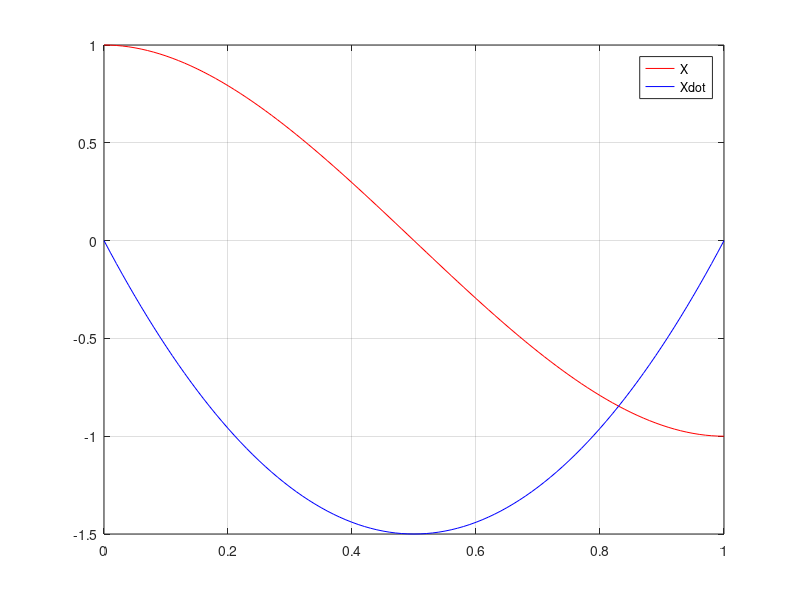
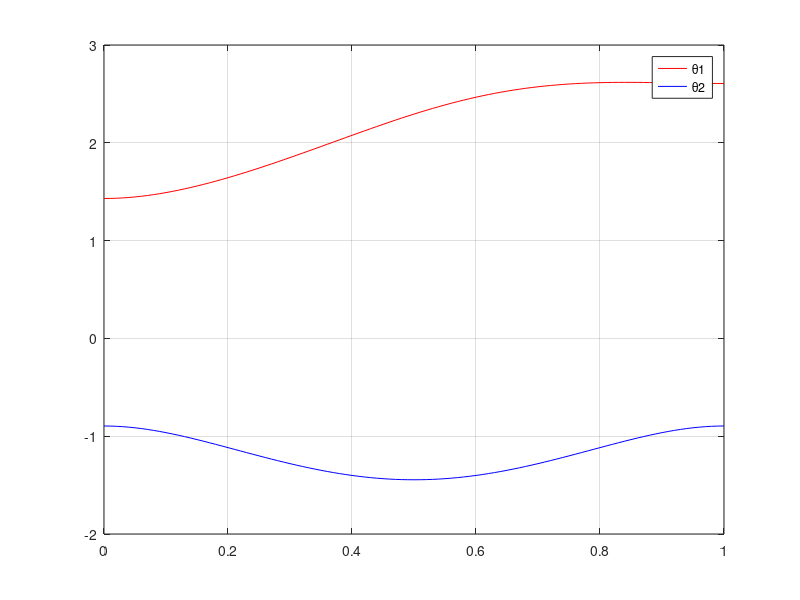
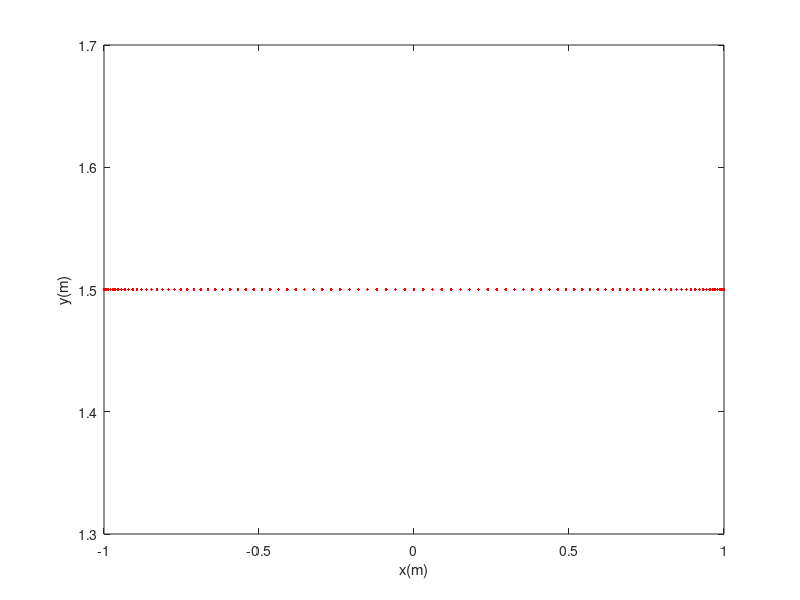

Write the MATLAB code that produced these figures, in order.
close all
% X(t) = a0 + a1*t + a2*t^2 + a3*t^3 
X0  = 1; Xf  = -1;
X0d = 0;  Xfd = 0;
t0  = 0;  tf  = 1;

A = [1  t0  t0^2  t0^3;   
     0  1   2*t0  3*t0^2;  
     1  tf  tf^2  tf^3;
     0  1   2*tf  3*tf^2];
 
b = [X0; X0d; Xf; Xfd];

a = inv(A)*b
a0 = a(1); a1 = a(2); a2 = a(3); a3 = a(4);

t = t0:0.01:tf;
Xt   = a0 + a1*t + a2*t.^2 + a3*t.^3;
Xtd  = a1 + 2*a2*t + 3*a3*t.^2;
Xtd  = Xtd /2; 
Xtdd = 2*a2 + 6*a3*t;
Xtdd = Xtdd /10;

L1 = 1; L2 = 1;
Yt = 1.5;

c2 = (Xt.^2 + Yt^2 - L1^2 - L2^2)/(2*L1*L2);
s2 = -sqrt(1 - c2.^2);
theta2 = atan2(s2,c2);
theta1 = atan2(Yt,Xt) - atan2(L2.*s2,L1+L2.*c2);


plot(t,Xt,'r', t,Xtd,'b')
grid on
legend('X', 'Xdot')

figure
plot(t,theta1,'r', t,theta2,'b')
grid on
legend('\theta1', '\theta2')

figure
X = L1*cos(theta1) + L2*cos(theta1+theta2);
Y = L1*sin(theta1) + L2*sin(theta1+theta2);
plot(X,Y,'.r')
xlabel('x(m)'); ylabel('y(m)')


